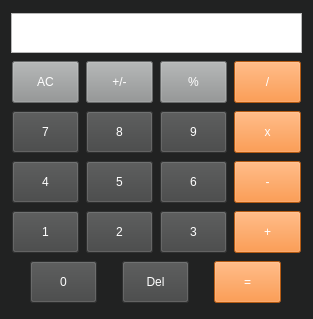
<?xml version="1.0" encoding="UTF-8"?>
<ui version="4.0">
 <class>MainWindow</class>
 <widget class="QMainWindow" name="MainWindow">
  <property name="enabled">
   <bool>true</bool>
  </property>
  <property name="geometry">
   <rect>
    <x>0</x>
    <y>0</y>
    <width>313</width>
    <height>319</height>
   </rect>
  </property>
  <property name="sizePolicy">
   <sizepolicy hsizetype="Fixed" vsizetype="Fixed">
    <horstretch>0</horstretch>
    <verstretch>0</verstretch>
   </sizepolicy>
  </property>
  <property name="minimumSize">
   <size>
    <width>306</width>
    <height>319</height>
   </size>
  </property>
  <property name="maximumSize">
   <size>
    <width>16777215</width>
    <height>16777215</height>
   </size>
  </property>
  <property name="windowTitle">
   <string>Calculator</string>
  </property>
  <property name="styleSheet">
   <string notr="true">background-color: rgb(33, 34, 34);
color: rgb(0, 0, 0);
</string>
  </property>
  <widget class="QWidget" name="centralWidget">
   <property name="sizePolicy">
    <sizepolicy hsizetype="Fixed" vsizetype="Fixed">
     <horstretch>0</horstretch>
     <verstretch>0</verstretch>
    </sizepolicy>
   </property>
   <property name="styleSheet">
    <string notr="true">QPushButton {
min-width: 65;
min-height: 40;
max-width: 65;
max-height: 40;
}</string>
   </property>
   <layout class="QVBoxLayout" name="verticalLayout">
    <item>
     <widget class="QLabel" name="displayPanel">
      <property name="minimumSize">
       <size>
        <width>290</width>
        <height>40</height>
       </size>
      </property>
      <property name="maximumSize">
       <size>
        <width>16777215</width>
        <height>40</height>
       </size>
      </property>
      <property name="font">
       <font>
        <family>Open Sans</family>
        <pointsize>20</pointsize>
        <weight>50</weight>
        <italic>false</italic>
        <bold>false</bold>
        <kerning>true</kerning>
       </font>
      </property>
      <property name="layoutDirection">
       <enum>Qt::LeftToRight</enum>
      </property>
      <property name="styleSheet">
       <string notr="true">border: 1 solid #b8b8b8;
background-color: #fff;</string>
      </property>
      <property name="text">
       <string/>
      </property>
      <property name="scaledContents">
       <bool>true</bool>
      </property>
      <property name="alignment">
       <set>Qt::AlignRight|Qt::AlignTrailing|Qt::AlignVCenter</set>
      </property>
      <property name="wordWrap">
       <bool>true</bool>
      </property>
      <property name="textInteractionFlags">
       <set>Qt::TextSelectableByKeyboard|Qt::TextSelectableByMouse</set>
      </property>
     </widget>
    </item>
    <item>
     <layout class="QHBoxLayout" name="horizontalLayout_5">
      <item>
       <widget class="QPushButton" name="actionClear">
        <property name="styleSheet">
         <string notr="true">background-color: rgb(145, 148, 148);
color: #ffffff;</string>
        </property>
        <property name="text">
         <string>AC</string>
        </property>
       </widget>
      </item>
      <item>
       <widget class="QPushButton" name="actionSign">
        <property name="styleSheet">
         <string notr="true">background-color: rgb(145, 148, 148);
color: #ffffff;</string>
        </property>
        <property name="text">
         <string>+/-</string>
        </property>
       </widget>
      </item>
      <item>
       <widget class="QPushButton" name="actionPercent">
        <property name="styleSheet">
         <string notr="true">background-color: rgb(145, 148, 148);
color: #ffffff;</string>
        </property>
        <property name="text">
         <string>%</string>
        </property>
        <attribute name="buttonGroup">
         <string notr="true">actionGroup</string>
        </attribute>
       </widget>
      </item>
      <item>
       <widget class="QPushButton" name="actionDiv">
        <property name="styleSheet">
         <string notr="true">background-color: rgb(253, 128, 27);
color: #ffffff;</string>
        </property>
        <property name="text">
         <string>/</string>
        </property>
        <attribute name="buttonGroup">
         <string notr="true">actionGroup</string>
        </attribute>
       </widget>
      </item>
     </layout>
    </item>
    <item>
     <layout class="QHBoxLayout" name="horizontalLayout_3">
      <item>
       <widget class="QPushButton" name="num7">
        <property name="styleSheet">
         <string notr="true">background-color: rgb(66, 67, 67);
color: #ffffff;</string>
        </property>
        <property name="text">
         <string>7</string>
        </property>
        <attribute name="buttonGroup">
         <string notr="true">numberGroup</string>
        </attribute>
       </widget>
      </item>
      <item>
       <widget class="QPushButton" name="num8">
        <property name="sizePolicy">
         <sizepolicy hsizetype="Fixed" vsizetype="Fixed">
          <horstretch>0</horstretch>
          <verstretch>0</verstretch>
         </sizepolicy>
        </property>
        <property name="styleSheet">
         <string notr="true">background-color: rgb(66, 67, 67);
color: #ffffff;</string>
        </property>
        <property name="text">
         <string>8</string>
        </property>
        <attribute name="buttonGroup">
         <string notr="true">numberGroup</string>
        </attribute>
       </widget>
      </item>
      <item>
       <widget class="QPushButton" name="num9">
        <property name="styleSheet">
         <string notr="true">background-color: rgb(66, 67, 67);
color: #ffffff;</string>
        </property>
        <property name="text">
         <string>9</string>
        </property>
        <attribute name="buttonGroup">
         <string notr="true">numberGroup</string>
        </attribute>
       </widget>
      </item>
      <item>
       <widget class="QPushButton" name="actionMul">
        <property name="styleSheet">
         <string notr="true">background-color: rgb(253, 128, 27);
color: #ffffff;</string>
        </property>
        <property name="text">
         <string>x</string>
        </property>
        <attribute name="buttonGroup">
         <string notr="true">actionGroup</string>
        </attribute>
       </widget>
      </item>
     </layout>
    </item>
    <item>
     <layout class="QHBoxLayout" name="horizontalLayout_2">
      <item>
       <widget class="QPushButton" name="num4">
        <property name="styleSheet">
         <string notr="true">background-color: rgb(66, 67, 67);
color: #ffffff;
</string>
        </property>
        <property name="text">
         <string>4</string>
        </property>
        <attribute name="buttonGroup">
         <string notr="true">numberGroup</string>
        </attribute>
       </widget>
      </item>
      <item>
       <widget class="QPushButton" name="num5">
        <property name="styleSheet">
         <string notr="true">background-color: rgb(66, 67, 67);
color: #ffffff;
</string>
        </property>
        <property name="text">
         <string>5</string>
        </property>
        <attribute name="buttonGroup">
         <string notr="true">numberGroup</string>
        </attribute>
       </widget>
      </item>
      <item>
       <widget class="QPushButton" name="num6">
        <property name="styleSheet">
         <string notr="true">background-color: rgb(66, 67, 67);
color: #ffffff;</string>
        </property>
        <property name="text">
         <string>6</string>
        </property>
        <attribute name="buttonGroup">
         <string notr="true">numberGroup</string>
        </attribute>
       </widget>
      </item>
      <item>
       <widget class="QPushButton" name="actionMinus">
        <property name="styleSheet">
         <string notr="true">background-color: rgb(253, 128, 27);
color: #ffffff;</string>
        </property>
        <property name="text">
         <string>-</string>
        </property>
        <attribute name="buttonGroup">
         <string notr="true">actionGroup</string>
        </attribute>
       </widget>
      </item>
     </layout>
    </item>
    <item>
     <layout class="QHBoxLayout" name="horizontalLayout">
      <property name="bottomMargin">
       <number>0</number>
      </property>
      <item>
       <widget class="QPushButton" name="num1">
        <property name="sizePolicy">
         <sizepolicy hsizetype="Fixed" vsizetype="Fixed">
          <horstretch>0</horstretch>
          <verstretch>0</verstretch>
         </sizepolicy>
        </property>
        <property name="minimumSize">
         <size>
          <width>67</width>
          <height>42</height>
         </size>
        </property>
        <property name="maximumSize">
         <size>
          <width>67</width>
          <height>42</height>
         </size>
        </property>
        <property name="styleSheet">
         <string notr="true">background-color: rgb(66, 67, 67);
color: #ffffff;</string>
        </property>
        <property name="text">
         <string>1</string>
        </property>
        <attribute name="buttonGroup">
         <string notr="true">numberGroup</string>
        </attribute>
       </widget>
      </item>
      <item>
       <widget class="QPushButton" name="num2">
        <property name="sizePolicy">
         <sizepolicy hsizetype="Fixed" vsizetype="Fixed">
          <horstretch>0</horstretch>
          <verstretch>0</verstretch>
         </sizepolicy>
        </property>
        <property name="styleSheet">
         <string notr="true">background-color: rgb(66, 67, 67);
color: #ffffff;</string>
        </property>
        <property name="text">
         <string>2</string>
        </property>
        <attribute name="buttonGroup">
         <string notr="true">numberGroup</string>
        </attribute>
       </widget>
      </item>
      <item>
       <widget class="QPushButton" name="num3">
        <property name="sizePolicy">
         <sizepolicy hsizetype="Fixed" vsizetype="Fixed">
          <horstretch>0</horstretch>
          <verstretch>0</verstretch>
         </sizepolicy>
        </property>
        <property name="maximumSize">
         <size>
          <width>67</width>
          <height>42</height>
         </size>
        </property>
        <property name="styleSheet">
         <string notr="true">background-color: rgb(66, 67, 67);
color: #ffffff;</string>
        </property>
        <property name="text">
         <string>3</string>
        </property>
        <attribute name="buttonGroup">
         <string notr="true">numberGroup</string>
        </attribute>
       </widget>
      </item>
      <item>
       <widget class="QPushButton" name="actionPlus">
        <property name="styleSheet">
         <string notr="true">background-color: rgb(253, 128, 27);
color: #ffffff;</string>
        </property>
        <property name="text">
         <string>+</string>
        </property>
        <attribute name="buttonGroup">
         <string notr="true">actionGroup</string>
        </attribute>
       </widget>
      </item>
     </layout>
    </item>
    <item>
     <layout class="QHBoxLayout" name="horizontalLayout_4">
      <property name="rightMargin">
       <number>0</number>
      </property>
      <item>
       <widget class="QPushButton" name="num0">
        <property name="styleSheet">
         <string notr="true">background-color: rgb(66, 67, 67);
color: #ffffff;
</string>
        </property>
        <property name="text">
         <string>0</string>
        </property>
        <attribute name="buttonGroup">
         <string notr="true">numberGroup</string>
        </attribute>
       </widget>
      </item>
      <item>
       <widget class="QPushButton" name="actionDel">
        <property name="styleSheet">
         <string notr="true">background-color: rgb(66, 67, 67);
color: #ffffff;</string>
        </property>
        <property name="text">
         <string>Del</string>
        </property>
       </widget>
      </item>
      <item>
       <widget class="QPushButton" name="actionCalc">
        <property name="styleSheet">
         <string notr="true">background-color: rgb(253, 128, 27);
color: #ffffff;</string>
        </property>
        <property name="text">
         <string>=</string>
        </property>
       </widget>
      </item>
     </layout>
    </item>
   </layout>
  </widget>
 </widget>
 <layoutdefault spacing="6" margin="11"/>
 <resources/>
 <connections/>
 <buttongroups>
  <buttongroup name="numberGroup"/>
  <buttongroup name="actionGroup"/>
 </buttongroups>
</ui>
